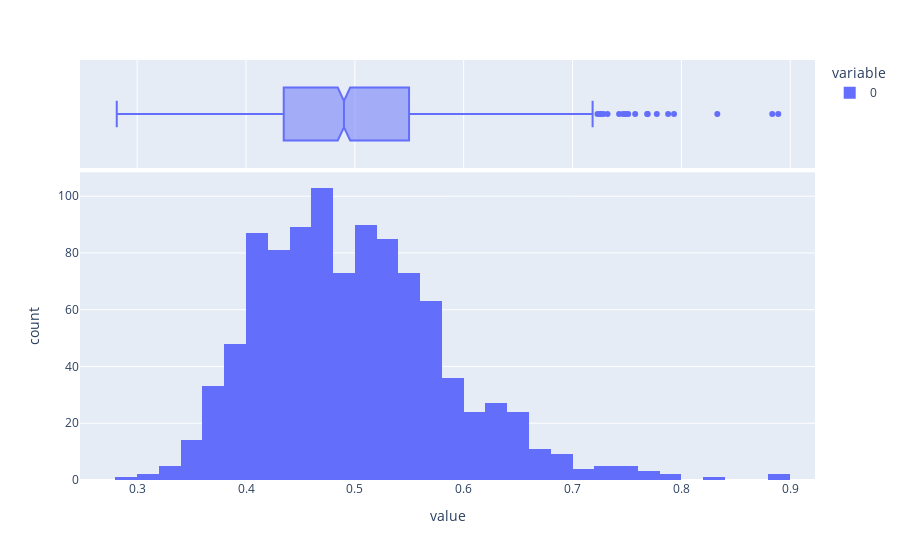

Notebook code cell kept with this figure:
### Code cell
fig = px.histogram(data, marginal="box")
fig.show()

### Figure 1 — Plotly figure (JSON) as saved in the notebook; plotly's stock layout.template omitted (floating-point values rounded to 4 significant figures; data arrays with more than 128 entries replaced by an {"elided": "..."} marker saying what was removed)
{"data": [{"alignmentgroup": "True", "bingroup": "x", "hovertemplate": "variable=0<br>value=%{x}<br>count=%{y}<extra></extra>", "legendgroup": "0", "marker": {"color": "#636efa", "pattern": {"shape": ""}}, "name": "0", "offsetgroup": "0", "orientation": "v", "showlegend": true, "type": "histogram", "x": {"elided": "1000 float values"}, "xaxis": "x", "yaxis": "y"}, {"alignmentgroup": "True", "hovertemplate": "variable=0<br>value=%{x}<extra></extra>", "legendgroup": "0", "marker": {"color": "#636efa"}, "name": "0", "notched": true, "offsetgroup": "0", "showlegend": false, "type": "box", "x": {"elided": "1000 float values"}, "xaxis": "x2", "yaxis": "y2"}], "layout": {"barmode": "relative", "legend": {"title": {"text": "variable"}, "tracegroupgap": 0}, "margin": {"t": 60}, "xaxis": {"anchor": "y", "domain": [0, 1], "title": {"text": "value"}}, "xaxis2": {"anchor": "y2", "domain": [0, 1], "matches": "x", "showgrid": true, "showticklabels": false}, "yaxis": {"anchor": "x", "domain": [0, 0.7326], "title": {"text": "count"}}, "yaxis2": {"anchor": "x2", "domain": [0.7426, 1], "matches": "y2", "showgrid": false, "showline": false, "showticklabels": false, "ticks": ""}}}
